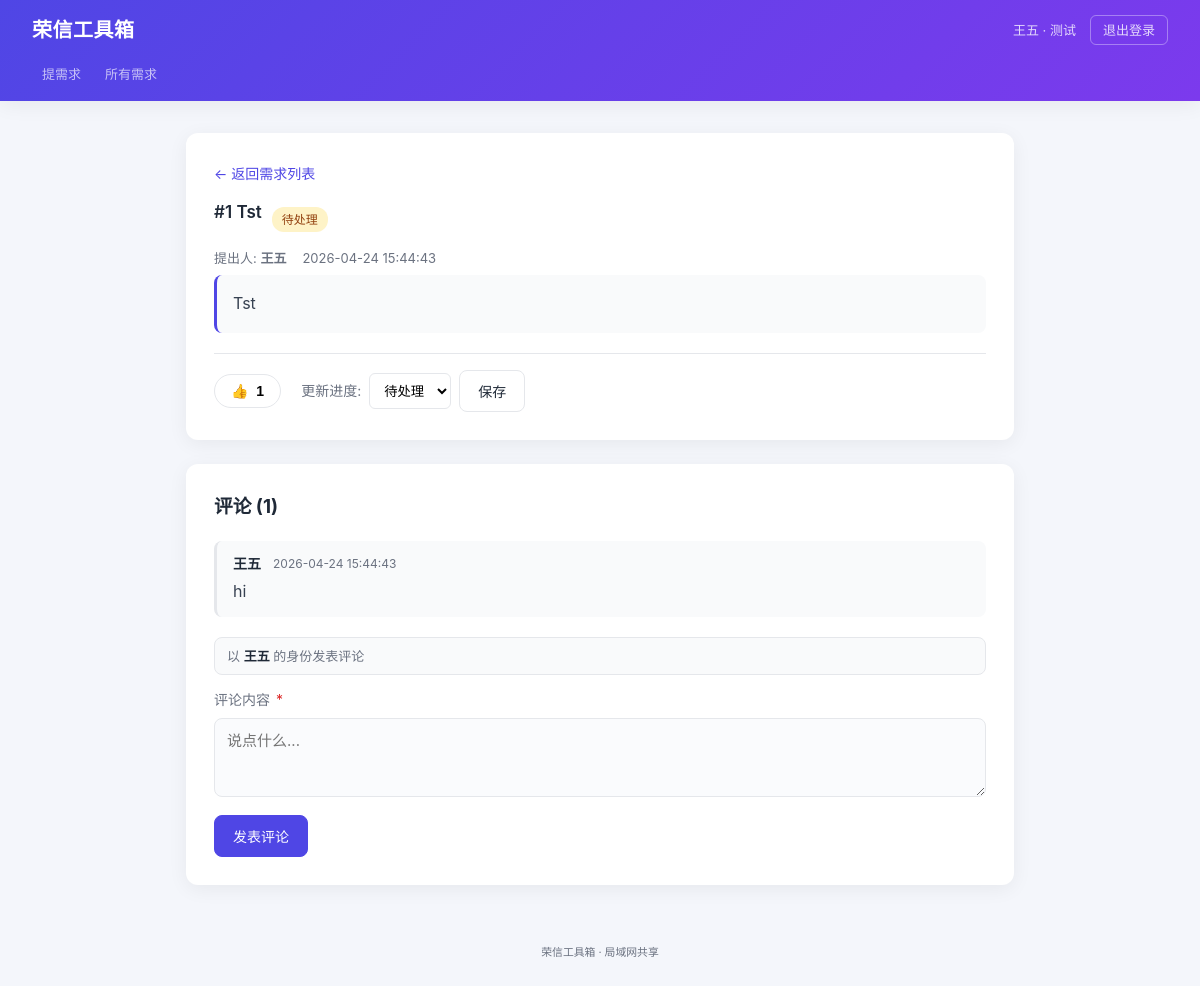
Page /requests/1 (signed in) on the committed database.
### tables this page shows
CREATE TABLE requirements (
            id INTEGER PRIMARY KEY AUTOINCREMENT,
            title TEXT NOT NULL,
            content TEXT NOT NULL,
            author TEXT NOT NULL,
            image TEXT,
            status TEXT NOT NULL DEFAULT '待处理',
            likes INTEGER NOT NULL DEFAULT 0,
            created_at TEXT NOT NULL,
            ip TEXT
        );

CREATE TABLE comments (
            id INTEGER PRIMARY KEY AUTOINCREMENT,
            requirement_id INTEGER NOT NULL,
            author TEXT NOT NULL,
            content TEXT NOT NULL,
            created_at TEXT NOT NULL,
            ip TEXT,
            FOREIGN KEY (requirement_id) REFERENCES requirements(id) ON DELETE CASCADE
        );

### app.py (the view)
@app.route("/requests/<int:rid>")
@login_required
def requirement_detail(rid):
    conn = get_db()
    req = conn.execute("SELECT * FROM requirements WHERE id = ?", (rid,)).fetchone()
    if not req:
        conn.close()
        abort(404)
    comments = conn.execute(
        "SELECT * FROM comments WHERE requirement_id = ? ORDER BY id ASC", (rid,)
    ).fetchall()
    conn.close()
    return render_template("requests_detail.html", req=req, comments=comments)

### app.py (called while the page is built)
def get_db():
    conn = sqlite3.connect(DB_PATH, timeout=10.0)
    conn.row_factory = sqlite3.Row
    conn.execute("PRAGMA foreign_keys = ON")
    conn.execute("PRAGMA journal_mode = WAL")
    conn.execute("PRAGMA busy_timeout = 5000")
    return conn

def login_required(f):
    @wraps(f)
    def decorated(*args, **kwargs):
        if "user_id" not in session:
            return redirect(url_for("login", next=request.path))
        return f(*args, **kwargs)
    return decorated

### templates/requests_detail.html (shortened to what this page needs)
{% extends "base.html" %}
{% block subnav %}
<nav class="subnav">
  <a href="{{ url_for('new_requirement') }}">提需求</a>
  <a href="{{ url_for('list_requirements') }}">所有需求</a>
</nav>
{% endblock %}
{% block content %}
<section class="card">
  <a class="back" href="{{ url_for('list_requirements') }}">← 返回需求列表</a>
  <div class="req-top">
    <h2 class="req-title">#{{ req.id }} {{ req.title }}</h2>
    <span class="status status-{{ req.status }}">{{ req.status }}</span>
  </div>
  <div class="req-meta">
    <span>提出人: <b>{{ req.author }}</b></span>
    <span>{{ req.created_at }}</span>
  </div>
  <p class="req-content detail">{{ req.content }}</p>
  <div class="detail-actions">
    <button class="like-btn" data-id="{{ req.id }}">
      👍 <span class="like-count">{{ req.likes }}</span>
    </button>
    <form class="status-form" method="post" action="{{ url_for('update_status', rid=req.id) }}">
      <label>更新进度:</label>
      <select name="status">
        {% for s in ['待处理','进行中','已完成','已搁置'] %}
          <option value="{{ s }}" {% if s == req.status %}selected{% endif %}>{{ s }}</option>
        {% endfor %}
      </select>
      <button class="btn" type="submit">保存</button>
    </form>
  </div>
</section>
<section class="card">
  <h3>评论 ({{ comments|length }})</h3>
  {% if comments %}
    <ul class="comments">
      {% for c in comments %}
        <li class="comment">
          <div class="comment-head">
            <b>{{ c.author }}</b>
            <span class="muted">{{ c.created_at }}</span>
          </div>
          <div class="comment-body">{{ c.content }}</div>
        </li>
      {% endfor %}
    </ul>
  {% else %}
    <p class="empty">还没有人评论，来抢沙发吧。</p>
  {% endif %}
  <div class="comment-as">
    以 <b>{{ session.user_name }}</b> 的身份发表评论
  </div>
  <form class="form" method="post" action="{{ url_for('add_comment', rid=req.id) }}">
    <label>
      <span>评论内容 <em>*</em></span>
      <textarea name="content" rows="3" required placeholder="说点什么..."></textarea>
    </label>
    <div class="actions">
      <button class="btn primary" type="submit">发表评论</button>
    </div>
  </form>
</section>
{% endblock %}

### templates/base.html (shortened to what this page needs)
<!doctype html>
<html lang="zh-CN">
<head>
  <link rel="stylesheet" href="{{ url_for('static', filename='style.css') }}" />
</head>
<body>
  <header class="site-header">
    <div class="header-inner">
      <h1><a href="{{ url_for('dashboard') }}">荣信工具箱</a></h1>
      <div class="header-right">
        {% if session.user_name %}
          <span class="user-info">{{ session.user_name }} · {{ session.user_department }}</span>
          <a href="{{ url_for('logout') }}" class="btn-logout">退出登录</a>
        {% endif %}
      </div>
    </div>
    {% block subnav %}{% endblock %}
  </header>
  <main class="container">
    {% block content %}{% endblock %}
  </main>
  <footer class="site-footer">
    <small>荣信工具箱 · 局域网共享</small>
  </footer>
</body>
</html>

### rows in the picture
requirements: id "1", title "Tst", status "待处理", author "王五", created_at "2026-04-24 15:44:43", content "Tst", likes "1"
comments: author "王五", created_at "2026-04-24 15:44:43", content "hi"

### other values in the picture
{{ session.user_name }} "王五"
{{ session.user_department }} "测试"
{{ comments|length }} "1"
